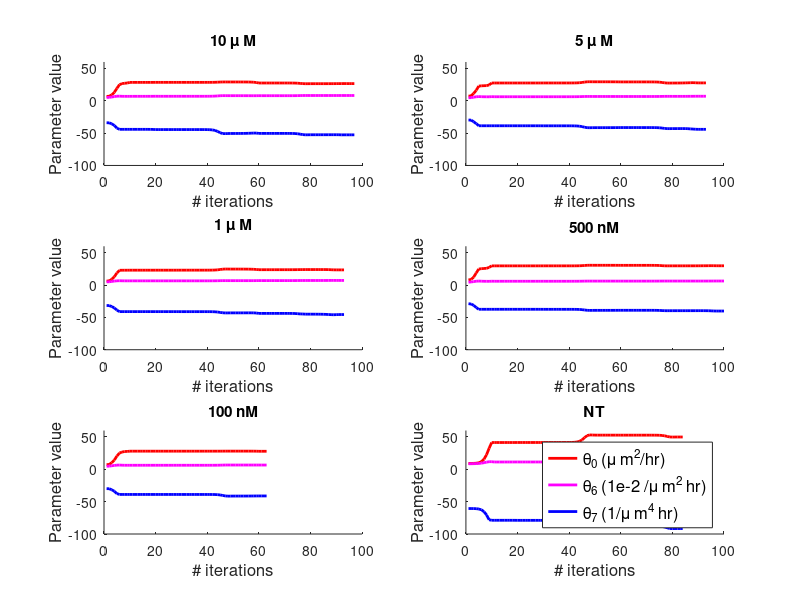

Reproduce this figure in MATLAB.
test_0 = [
 6.78552157   0.05199076 -33.96179327;...
 7.00147097   0.05297503 -34.10640609;...
 9.15973833   0.05855241 -35.55189179;...
13.0792433    0.06490637 -38.17711412;...
19.27317997   0.07124069 -42.32587323;...
24.92712376   0.07137127 -44.13380478;...
26.52938851   0.06932759 -44.13380478;...
27.13197811   0.06880778 -44.13380478;...
27.44217585   0.06874255 -44.13380478;...
28.45717836   0.06881936 -44.13380478;...
28.45719029   0.06917747 -44.13383043;...
28.45719073   0.06918753 -44.13383189;...
28.45719993   0.06919098 -44.13389574;...
28.45726819   0.06920257 -44.1343716 ;...
28.45748866   0.06922344 -44.13591132;...
28.45810677   0.06925931 -44.14023177;...
28.45981887   0.06932501 -44.15220434;...
28.46440606   0.06944947 -44.18429041;...
28.47651284   0.06969731 -44.26898701;...
28.50761992   0.07020766 -44.48662638;...
28.50763589   0.06971379 -44.48688697;...
28.50763594   0.06971468 -44.48688739;...
28.50763612   0.06971539 -44.4868893 ;...
28.50763698   0.06971699 -44.48689882;...
28.50763935   0.06971932 -44.48692519;...
28.50764639   0.06972332 -44.48700392;...
28.5076654    0.06972981 -44.48721738;...
28.50771692   0.06974073 -44.487797  ;...
28.50785381   0.06975925 -44.48933859;...
28.5082161    0.06979158 -44.4934215 ;...
28.50821782   0.0697245  -44.49344128;...
28.50821817   0.06972514 -44.49344487;...
28.50822256   0.06972887 -44.49349115;...
28.5082341    0.06973396 -44.49361272;...
28.50826984   0.06974309 -44.49398941;...
28.50836604   0.06975806 -44.49500365;...
28.50862887   0.06978421 -44.49777501;...
28.50932715   0.0698306  -44.50513836;...
28.51117545   0.06991677 -44.52462972;...
28.51601529   0.07008405 -44.57566978;...
28.52852875   0.07042351 -44.70763702;...
28.55993017   0.07112831 -45.03880065;...
28.63325495   0.0725481  -45.81209976;...
28.77726118   0.07501227 -47.33083086;...
28.97141296   0.07792821 -49.37843669;...
29.09682664   0.07939522 -50.7012083 ;...
29.1040146    0.07914479 -50.77708759;...
29.08673931   0.07879656 -50.59491265;...
29.08185624   0.07871794 -50.54342244;...
29.08145205   0.07871316 -50.5394476 ;...
29.07966118   0.0786936  -50.52298479;...
29.07766009   0.07867421 -50.50669906;...
29.07295417   0.07863529 -50.47408666;...
29.06424023   0.07857786 -50.42600801;...
29.04542944   0.07848686 -50.34934685;...
29.00468784   0.07835823 -50.23858541;...
28.91209997   0.07819617 -50.0921366 ;...
28.70203297   0.07804956 -49.94228107;...
28.25444364   0.07809154 -49.91946478;...
27.49415556   0.07888368 -50.4220771 ;...
27.49414648   0.07847952 -50.42217506;...
27.49414641   0.0784804  -50.42217502;...
27.49414594   0.07848061 -50.42217591;...
27.49414229   0.07848134 -50.422183  ;...
27.49413125   0.07848252 -50.42220465;...
27.4940995    0.07848448 -50.42226723;...
27.49401223   0.07848774 -50.42243961;...
27.4937766    0.0784933  -50.42290569;...
27.49314887   0.078503   -50.42414835;...
27.49148889   0.07852054 -50.4274361 ;...
27.48712711   0.07855363 -50.43607754;...
27.47575264   0.07861915 -50.45861649;...
27.44652552   0.07875431 -50.51653752;...
27.37400354   0.07903737 -50.66026819;...
27.20899882   0.07960166 -50.98730399;...
26.90417306   0.08053218 -51.59148071;...
26.54597213   0.08149033 -52.30145482;...
26.37923212   0.0818066  -52.63194928;...
26.4019648    0.08165067 -52.58689836;...
26.42949097   0.08155782 -52.53234161;...
26.4339285    0.08154532 -52.52354655;...
26.43411233   0.08154494 -52.52319099;...
26.43523516   0.08154275 -52.52107299;...
26.43638269   0.08154062 -52.51901044;...
26.4388213    0.08153644 -52.51492533;...
26.44274443   0.08153054 -52.50906513;...
26.4498962    0.08152193 -52.5001683 ;...
26.4625407    0.08151193 -52.48866772;...
26.48513184   0.08150561 -52.4775316 ;...
26.52272234   0.08151666 -52.47733791;...
26.57081126   0.0815692  -52.50984422;...
26.54088191   0.08187015 -52.70269324;...
26.65608453   0.08171804 -52.64222139;...
26.5850679    0.08173392 -52.64358504;...
26.57378573   0.08174458 -52.65310011;...
26.57037125   0.08174933 -52.65793718;...
26.5704794    0.08174934 -52.65800077;...
];

test_1 =[
 7.23244591   0.04727353 -29.73717611;...
 7.48802936   0.04814565 -29.89507514;...
11.44952992   0.05621359 -32.34268593;...
16.32127412   0.0620269  -35.35284341;...
22.75305944   0.0651355  -38.64216718;...
23.10864425   0.06293267 -38.64216718;...
23.32927526   0.06188836 -38.64216718;...
23.40471959   0.06179614 -38.64216718;...
24.48273966   0.06116689 -38.64216718;...
27.50487577   0.06407524 -38.64216718;...
27.50521696   0.06238618 -38.64425019;...
27.5052171    0.06238841 -38.6442491 ;...
27.50521789   0.062389   -38.64425091;...
27.50522571   0.06239176 -38.64427098;...
27.50524454   0.06239516 -38.64432144;...
27.5053051    0.06240147 -38.64448685;...
27.50546582   0.06241151 -38.64493032;...
27.50590729   0.06242875 -38.64615529;...
27.50707793   0.06245834 -38.64941434;...
27.5101812    0.06251119 -38.65807088;...
27.51019887   0.06240932 -38.65810266;...
27.51020107   0.06241015 -38.65810591;...
27.51022062   0.06241335 -38.65813509;...
27.5102789    0.06241829 -38.65822229;...
27.51045058   0.06242664 -38.65847948;...
27.51092209   0.06244048 -38.65918631;...
27.51220113   0.06246406 -38.66110443;...
27.5156082    0.06250507 -38.66621495;...
27.52460632   0.06257887 -38.67971374;...
27.54809814   0.06271658 -38.71495851;...
27.54813581   0.06249411 -38.71504269;...
27.5481362    0.06249447 -38.71504328;...
27.54814085   0.06249623 -38.71505043;...
27.54815239   0.06249837 -38.71506843;...
27.54819038   0.06250233 -38.71512801;...
27.54829198   0.06250855 -38.71528789;...
27.54857279   0.06251905 -38.71573047;...
27.54931979   0.06253662 -38.71690897;...
27.5513056    0.06256689 -38.7200437 ;...
27.55653164   0.0626204  -38.72829622;...
27.57020704   0.06271851 -38.74989593;...
27.60555778   0.06290514 -38.80573816;...
27.69456771   0.06326885 -38.94635503;...
27.90462319   0.06396301 -39.27821513;...
28.328875     0.06512654 -39.94850059;...
28.93788473   0.06649178 -40.91071265;...
29.37703714   0.06714898 -41.60452226;...
29.42364422   0.06696816 -41.67814881;...
29.36688914   0.0667668  -41.58847948;...
29.34821802   0.06671979 -41.55898164;...
29.34673298   0.06671722 -41.55664961;...
29.34526031   0.06671476 -41.55435298;...
29.34367495   0.06671215 -41.55191235;...
29.34054423   0.06670704 -41.54718509;...
29.33565079   0.06669927 -41.54002713;...
29.32727738   0.06668665 -41.52838873;...
29.3133829    0.06666781 -41.51064763;...
29.28964298   0.06664093 -41.48431428;...
29.24776801   0.06660528 -41.44745709;...
29.17067001   0.06656593 -41.40196796;...
29.17066362   0.06648457 -41.40197763;...
29.17066342   0.06648471 -41.40197781;...
29.17066153   0.0664853  -41.40197957;...
29.17065674   0.06648604 -41.40198403;...
29.17064135   0.06648738 -41.40199843;...
29.17060008   0.06648948 -41.40203712;...
29.1704865    0.06649299 -41.4021437 ;...
29.17018438   0.0664988  -41.40242735;...
29.16938164   0.06650863 -41.40318128;...
29.16726679   0.06652558 -41.40516794;...
29.1617142    0.06655572 -41.4103846 ;...
29.14722501   0.06661132 -41.42399821;...
29.10982898   0.06671786 -41.45913598;...
29.0158523    0.06692699 -41.54744012;...
28.79512214   0.06732765 -41.75485048;...
28.35670453   0.0679926  -42.16681722;...
27.7633463    0.06872725 -42.72438175;...
27.39755172   0.06900584 -43.06811249;...
27.39693935   0.06885556 -43.06869132;...
27.45151072   0.06875423 -43.01741309;...
27.46201829   0.06874011 -43.00753993;...
27.47473684   0.06873317 -42.99778521;...
27.50913788   0.06872605 -42.97922729;...
27.57082286   0.06874093 -42.96631506;...
27.66271109   0.06882871 -42.99553379;...
27.78249468   0.06909617 -43.14677398;...
27.86825815   0.06961516 -43.49811671;...
28.03110122   0.0697739  -43.71763685;...
27.80208639   0.07023158 -44.00421813;...
27.66455953   0.07039151 -44.12843574;...
27.6443503    0.070373   -44.12474152;...
27.6459577    0.07037334 -44.12701254;...
27.64625487   0.07037299 -44.12684297;...
];

test_2=[
 6.18200633   0.04942974 -31.60553018;...
 6.39466712   0.05030048 -31.72770473;...
 8.93217397   0.05613752 -33.18568877;...
12.87408834   0.06141758 -35.45075441;...
18.62523665   0.06561771 -38.75556386;...
22.87344627   0.06671698 -41.07370884;...
22.91870419   0.06548616 -41.07370884;...
22.93920985   0.06495822 -41.07370884;...
22.94569613   0.06493215 -41.07370884;...
22.99280282   0.06484393 -41.07370884;...
22.99282783   0.06497507 -41.07372726;...
22.9928291    0.06497868 -41.07372838;...
22.99283252   0.06497962 -41.07373191;...
22.99285694   0.06498275 -41.07375741;...
22.99293116   0.06498786 -41.07383519;...
22.99314172   0.06499628 -41.07405619;...
22.99371958   0.06501025 -41.07466324;...
22.99527414   0.0650338  -41.07629718;...
22.99940593   0.0650743  -41.08064129;...
23.01028082   0.06514581 -41.09207712;...
23.01030798   0.06500521 -41.09211584;...
23.0103107    0.06500643 -41.09211879;...
23.01032255   0.06500836 -41.09213185;...
23.01037822   0.06501318 -41.0921934 ;...
23.01051976   0.06502005 -41.09235021;...
23.01093383   0.06503209 -41.09280948;...
23.01203315   0.06505186 -41.09402954;...
23.01499001   0.06508596 -41.0973123 ;...
23.02277794   0.06514557 -41.10596045;...
23.0431518    0.06525345 -41.12858764;...
23.04318842   0.06505907 -41.12864578;...
23.04318893   0.06505941 -41.12864634;...
23.0431961    0.06506145 -41.12865436;...
23.04321322   0.06506385 -41.12867373;...
23.04327018   0.06506835 -41.12873847;...
23.04342152   0.06507536 -41.12891089;...
23.04384013   0.06508723 -41.12938845;...
23.04495201   0.06510701 -41.13065789;...
23.04790599   0.06514096 -41.13403202;...
23.05566642   0.06520053 -41.14289871;...
23.07589654   0.06530846 -41.16601664;...
23.12768259   0.06550934 -41.22520117;...
23.25488327   0.06588441 -41.37058402;...
23.53733727   0.06653882 -41.69342598;...
24.034321     0.06744459 -42.26149057;...
24.57369744   0.06813651 -42.87800394;...
24.78520898   0.06815243 -43.11976818;...
24.74285169   0.06793394 -43.07135665;...
24.70532526   0.06785076 -43.02846474;...
24.69932354   0.06784167 -43.02160637;...
24.69781302   0.06784063 -43.01994974;...
24.69265786   0.06783764 -43.01458965;...
24.68468639   0.06783374 -43.00700188;...
24.67066146   0.06782871 -42.99546431;...
24.64657864   0.06782487 -42.98016952;...
24.60373273   0.06783058 -42.96416028;...
24.52632857   0.06787154 -42.96196797;...
24.38391606   0.06801476 -43.01780603;...
24.12750047   0.06840316 -43.2386951 ;...
23.73873058   0.06925804 -43.80986761;...
23.73873774   0.06889901 -43.80994963;...
23.73873776   0.06889967 -43.80994968;...
23.738738     0.06889998 -43.80995081;...
23.7387389    0.06890045 -43.80995525;...
23.73874318   0.06890167 -43.80997648;...
23.73875384   0.0689034  -43.81002948;...
23.73878494   0.06890647 -43.81018448;...
23.73886714   0.06891155 -43.81059442;...
23.73908805   0.06892045 -43.81169675;...
23.73967007   0.06893637 -43.81460202;...
23.7411988    0.06896615 -43.82223453;...
23.7451651    0.06902418 -43.84203957;...
23.75523516   0.06914098 -43.89232661;...
23.77945543   0.06937437 -44.01328167;...
23.83054173   0.06979639 -44.26841305;...
23.91029737   0.07036257 -44.66673298;...
23.9223774    0.07019442 -44.72687847;...
23.97676305   0.07059188 -44.99849922;...
23.97759555   0.07059778 -45.00273301;...
23.97817247   0.07060219 -45.0058988 ;...
23.98031978   0.07062033 -45.01891522;...
23.98254656   0.07064328 -45.03540727;...
23.98537773   0.07068632 -45.06635654;...
23.98670116   0.07075632 -45.11677675;...
23.9808967    0.07087723 -45.20406038;...
23.95246296   0.07107565 -45.34775383;...
23.86913548   0.07136632 -45.55926986;...
23.70553437   0.07178432 -45.7907642 ;...
23.51876174   0.07183666 -45.91317485;...
23.48095789   0.07160215 -45.74675898;...
23.45831264   0.07139105 -45.58718884;...
23.45316243   0.07140096 -45.59392083;...
23.45345031   0.07140051 -45.59360847;...
];

test_3=[
 7.85655387   0.04459925 -28.82279394;...
 8.76638648   0.04758956 -29.32456584;...
12.23678348   0.053301   -31.23871025;...
18.82520079   0.05948102 -34.87282488;...
24.83685666   0.0620574  -37.45494562;...
25.31246853   0.0596765  -37.45494562;...
25.68792755   0.05833237 -37.45494562;...
25.83454668   0.0582163  -37.45494562;...
27.46228655   0.0577253  -37.45494562;...
29.66888671   0.05965056 -37.45494562;...
29.66895485   0.05886001 -37.45532788;...
29.66895498   0.05886109 -37.45532779;...
29.66895527   0.05886128 -37.4553283 ;...
29.66895912   0.05886254 -37.45533554;...
29.66896782   0.058864   -37.45535233;...
29.66899632   0.05886677 -37.45540793;...
29.66907108   0.05887109 -37.45555474;...
29.66927675   0.05887846 -37.45596001;...
29.66982096   0.05889088 -37.4570346 ;...
29.67126399   0.05891251 -37.45988752;...
29.67126722   0.05886747 -37.4598939 ;...
29.67126825   0.05886782 -37.45989565;...
29.67128279   0.05887007 -37.45992047;...
29.67131976   0.05887303 -37.45998359;...
29.67143536   0.05887839 -37.46018105;...
29.67174476   0.05888708 -37.46070966;...
29.67259063   0.05890211 -37.46215498;...
29.67483341   0.05892833 -37.46598745;...
29.68075543   0.05897594 -37.47610743;...
29.6961598    0.05906541 -37.5024322 ;...
29.69616954   0.05892646 -37.50245752;...
29.69616972   0.05892667 -37.50245784;...
29.69617138   0.05892745 -37.50246073;...
29.69617564   0.05892845 -37.50246824;...
29.69618931   0.05893026 -37.50249241;...
29.69622608   0.05893311 -37.50255752;...
29.69632727   0.05893789 -37.5027369 ;...
29.69659658   0.05894584 -37.50321458;...
29.69731207   0.0589594  -37.50448408;...
29.69919606   0.05898306 -37.50782757;...
29.70413355   0.05902575 -37.51659117;...
29.7169548    0.05910566 -37.53934947;...
29.74962347   0.05925995 -37.59734062;...
29.82907002   0.05955797 -37.73837275;...
30.0013104    0.06008869 -38.04413691;...
30.28780162   0.06081566 -38.55272861;...
30.56399888   0.06132185 -39.04302031;...
30.63717826   0.06130614 -39.17291643;...
30.60851999   0.061175   -39.12203956;...
30.59465794   0.06113525 -39.09743198;...
30.59324547   0.06113233 -39.09492686;...
30.5930834    0.06113205 -39.0946422 ;...
30.59202498   0.06113027 -39.0928024 ;...
30.59088241   0.06112839 -39.09085515;...
30.58861452   0.06112475 -39.08710301;...
30.58507051   0.06111936 -39.08151957;...
30.5789492    0.06111088 -39.0726062 ;...
30.56856123   0.06109863 -39.05931303;...
30.55014486   0.06108198 -39.04022999;...
30.51623781   0.06106234 -39.01547437;...
30.51623609   0.06102069 -39.01547653;...
30.51623596   0.06102076 -39.01547663;...
30.51623432   0.06102116 -39.01547792;...
30.51623047   0.06102163 -39.01548097;...
30.51621779   0.0610225  -39.01549102;...
30.51618425   0.06102387 -39.01551762;...
30.51609173   0.06102616 -39.01559101;...
30.51584627   0.06102994 -39.01578578;...
30.51519428   0.06103632 -39.0163032 ;...
30.51347878   0.06104727 -39.01766473;...
30.50898355   0.06106662 -39.0212326 ;...
30.49731115   0.0611019  -39.03049727;...
30.4675572    0.06116795 -39.05411418;...
30.3951233    0.06129132 -39.11160852;...
30.23788289   0.06150318 -39.23641896;...
29.97741191   0.06177856 -39.44317051;...
29.73290276   0.06194282 -39.63725412;...
29.67499956   0.06190622 -39.68321749;...
29.70327963   0.0618482  -39.66077058;...
29.71425256   0.06183489 -39.6520609 ;...
29.71517636   0.06183417 -39.65132851;...
29.71540279   0.06183402 -39.65114989;...
29.71615338   0.0618335  -39.6505613 ;...
29.7170733    0.06183287 -39.64984769;...
29.71876357   0.06183174 -39.64855844;...
29.72140233   0.06183002 -39.64660171;...
29.72575913   0.06182739 -39.64351973;...
29.73277391   0.0618237  -39.6389452 ;...
29.74421969   0.06181898 -39.63248287;...
29.76304192   0.06181423 -39.62438357;...
29.79164559   0.06181819 -39.61925298;...
29.84283361   0.06183207 -39.62221841;...
29.83383051   0.06192374 -39.66382671;...
29.89149021   0.06197796 -39.70565568;...
29.94417885   0.06219529 -39.88148748;...
29.90307143   0.06242758 -40.07389271;...
29.82950286   0.06253944 -40.16899028;...
29.80127871   0.06254461 -40.17451669;...
29.79839418   0.06253882 -40.16989443;...
29.79842232   0.06253855 -40.16966888;...
];

test_4=[
 7.27431229   0.04796092 -29.88499966;...
 7.48251522   0.04878996 -30.00427461;...
10.1888602    0.05490651 -31.55486697;...
14.32880012   0.06039294 -33.9269881 ;...
20.53395632   0.06499519 -37.48259277;...
25.26926797   0.06606757 -38.8368879 ;...
26.71653536   0.06392905 -38.8368879 ;...
27.55846427   0.06287239 -38.8368879 ;...
27.68975333   0.06285688 -38.8368879 ;...
28.07292342   0.06292065 -38.8368879 ;...
28.07292356   0.06297091 -38.83689227;...
28.07292357   0.06297228 -38.83689271;...
28.07292363   0.06297265 -38.83689452;...
28.07292406   0.06297382 -38.83690694;...
28.07292538   0.06297579 -38.83694611;...
28.07292911   0.062979   -38.83705641;...
28.07293942   0.06298441 -38.83736106;...
28.07296716   0.06299359 -38.83818061;...
28.07304107   0.06300967 -38.84036436;...
28.07323627   0.06303877 -38.84613146;...
28.07323651   0.06298522 -38.8461389 ;...
28.07323656   0.06298567 -38.84614045;...
28.07323679   0.06298646 -38.84614752;...
28.07323777   0.0629883  -38.84617847;...
28.0732403    0.06299099 -38.84625823;...
28.07324762   0.06299569 -38.84648932;...
28.0732671    0.0630035  -38.84710397;...
28.07331946   0.06301715 -38.84875558;...
28.07345766   0.06304151 -38.85311546;...
28.07382124   0.06308703 -38.86458526;...
28.07382158   0.06301134 -38.86459654;...
28.07382159   0.06301147 -38.86459684;...
28.0738217    0.06301227 -38.86460107;...
28.07382198   0.06301321 -38.86461102;...
28.07382288   0.06301498 -38.86464398;...
28.07382526   0.06301774 -38.86473125;...
28.07383186   0.06302245 -38.86497236;...
28.07384937   0.06303036 -38.8656123 ;...
28.07389591   0.06304412 -38.86731306;...
28.07401841   0.06306877 -38.87178986;...
28.07433963   0.06311482 -38.88352891;...
28.075175     0.06320478 -38.91405642;...
28.07731232   0.0633874  -38.9921623 ;...
28.08256477   0.06376142 -39.18410586;...
28.09424184   0.06448002 -39.61082876;...
28.11474958   0.06558648 -40.36026146;...
28.13668188   0.066585   -41.16188978;...
28.1449585    0.06679539 -41.46449631;...
28.14302385   0.06659993 -41.39384602;...
28.14157232   0.06651334 -41.34081019;...
28.14136545   0.06650329 -41.3332736 ;...
28.14129722   0.06650152 -41.3314984 ;...
28.14103124   0.06649665 -41.32649576;...
28.14041805   0.06648888 -41.31852614;...
28.13893654   0.06647652 -41.3058004 ;...
28.13528059   0.06645741 -41.2859671 ;...
28.12613658   0.06642969 -41.25642494;...
28.10333071   0.06639465 -41.21650643;...
28.04805237   0.06636387 -41.17378699;...
27.92538332   0.06637188 -41.1581665 ;...
27.92537912   0.06624468 -41.15817582;...
27.92537902   0.06624491 -41.15817584;...
27.92537886   0.06624496 -41.1581759 ;...
];

test_5=[
 9.15462175   0.08605392 -60.61465341;...
 9.16146969   0.08621178 -60.61971563;...
 9.24571474   0.08712064 -60.68207038;...
 9.4689689    0.08845962 -60.84739486;...
10.13663634   0.09100008 -61.34192764;...
11.80469413   0.09529908 -62.57759187;...
15.59696496   0.1021782  -65.3870506 ;...
22.62052897   0.11111253 -70.59066412;...
32.66173169   0.11779339 -78.03031255;...
41.46917628   0.11779339 -78.77986458;...
41.47041998   0.11346851 -78.78596958;...
41.47041872   0.11347967 -78.78595758;...
41.47042866   0.11348367 -78.78597338;...
41.4704697    0.11348978 -78.78604748;...
41.47066667   0.11350557 -78.78641477;...
41.47116207   0.11352817 -78.78735314;...
41.47261413   0.11356863 -78.79012565;...
41.47646149   0.11363681 -78.79750505;...
41.48681178   0.11375896 -78.81740978;...
41.51407428   0.11398385 -78.86992138;...
41.51418315   0.11359858 -78.87004599;...
41.51418439   0.11359994 -78.87004687;...
41.51419177   0.11360268 -78.87005263;...
41.51421496   0.11360679 -78.87007114;...
41.5142862    0.1136137  -78.87012855;...
41.51448456   0.11362483 -78.87028915;...
41.51502877   0.11364319 -78.87073089;...
41.5164876   0.1136735 -78.8719168;...
41.52036742   0.1137243  -78.87507356;...
41.53061006   0.11381096 -78.88341177;...
41.53066432   0.11361843 -78.88346364;...
41.53066573   0.11361912 -78.88346471;...
41.53069037   0.11362441 -78.8834839 ;...
41.5307477    0.11363041 -78.88352885;...
41.53094093   0.11364183 -78.88368077;...
41.53145204   0.11365955 -78.88408318;...
41.53286857   0.11368948 -78.88519937;...
41.53662948   0.11373916 -78.88816426;...
41.54663012   0.11382404 -78.89605043;...
41.57294168   0.11397209 -78.9168024 ;...
41.64181309   0.11423911 -78.97112705;...
41.81996855   0.11473704 -79.11166205;...
42.26951432   0.11568752 -79.46629255;...
43.33791641   0.11747233 -80.30913719;...
45.55403596   0.12047998 -82.05742574;...
49.04799952   0.12431516 -84.81383065;...
52.28287198   0.12668558 -87.3653085 ;...
53.19221953   0.12682396 -88.08241263;...
53.0497416    0.12648531 -87.96997429;...
52.90748876   0.12629451 -87.8577516 ;...
52.87709949   0.12626395 -87.83378108;...
52.87562586   0.12626337 -87.83262272;...
52.87512644   0.12626321 -87.83223186;...
52.8745395    0.12626302 -87.83177598;...
52.87343987   0.12626268 -87.83093171;...
52.87172694   0.12626215 -87.82964153;...
52.86890314   0.12626139 -87.82758176;...
52.86433036   0.12626038 -87.8244184 ;...
52.8567515    0.12625921 -87.81961793;...
52.84379822   0.12625816 -87.81250104;...
52.84379779   0.126235   -87.81250172;...
52.84379769   0.12623509 -87.81250186;...
52.84379687   0.12623541 -87.81250295;...
52.84379473   0.12623584 -87.81250578;...
52.84378796   0.12623659 -87.81251474;...
52.84376976   0.12623778 -87.81253884;...
52.84371978   0.12623978 -87.81260503;...
52.84358679   0.12624309 -87.81278115;...
52.84323352   0.1262487  -87.81324902;...
52.84230226   0.12625843 -87.81448239;...
52.83985333   0.1262759  -87.81772584;...
52.83343421   0.12630861 -87.82622763;...
52.81666929   0.12637299 -87.84843198;...
52.77321503   0.126506   -87.90598529;...
52.66266829   0.12679033 -88.05240003;...
52.3945237    0.12739536 -88.40754725;...
51.81749914   0.12857114 -89.17179477;...
50.88169602   0.13030892 -90.41123186;...
50.03435225   0.13163908 -91.53350155;...
49.88593077   0.13171588 -91.73007685;...
49.96713484   0.13152424 -91.62252464;...
49.99236076   0.13147543 -91.5891139 ;...
49.99402352   0.13147269 -91.58691195;...
49.99405352   0.13147266 -91.58687233;...
];

i0 = (1:size(test_0))';
i1 = (1:size(test_1))';
i2 = (1:size(test_2))';
i3 = (1:size(test_3))';
i4 = (1:size(test_4))';
i5 = (1:size(test_5))';

title_names = {'10 \mu M', '5 \mu M', '1 \mu M', '500 nM', '100 nM', 'NT'};
subplot(3,2,1)
hold on
plot(i0, test_0(:,1),'LineWidth',2,'Color','red');
plot(i0, test_0(:,2)*100,'LineWidth',2,'Color','magenta');
plot(i0, test_0(:,3),'LineWidth',2,'Color','blue');
% legend({'\theta_0 (\mu m^2/hr)','\theta_6 (1e-2 /\mu m^2 hr)','\theta_7 (1/\mu m^4 hr)'},'FontSize',14)
xlabel('# iterations','FontSize',12)
ylabel('Parameter value','FontSize',12)
xlim([0,100])
ylim([-100,60])
title(title_names{1});


subplot(3,2,2)
hold on
plot(i1, test_1(:,1),'LineWidth',2,'Color','red');
plot(i1, test_1(:,2)*100,'LineWidth',2,'Color','magenta');
plot(i1, test_1(:,3),'LineWidth',2,'Color','blue');
% legend({'\theta_0 (\mu m^2/hr)','\theta_6 (1e-2 /\mu m^2 hr)','\theta_7 (1/\mu m^4 hr)'},'FontSize',14)
xlabel('# iterations','FontSize',12)
ylabel('Parameter value','FontSize',12)
xlim([0,100])
ylim([-100,60])
title(title_names{2});

subplot(3,2,3)
hold on
plot(i2, test_2(:,1),'LineWidth',2,'Color','red');
plot(i2, test_2(:,2)*100,'LineWidth',2,'Color','magenta');
plot(i2, test_2(:,3),'LineWidth',2,'Color','blue');
% legend({'\theta_0 (\mu m^2/hr)','\theta_6 (1e-2 /\mu m^2 hr)','\theta_7 (1/\mu m^4 hr)'},'FontSize',14)
xlabel('# iterations','FontSize',12)
ylabel('Parameter value','FontSize',12)
xlim([0,100])
ylim([-100,60])
title(title_names{3});

subplot(3,2,4)
hold on
plot(i3, test_3(:,1),'LineWidth',2,'Color','red');
plot(i3, test_3(:,2)*100,'LineWidth',2,'Color','magenta');
plot(i3, test_3(:,3),'LineWidth',2,'Color','blue');
% legend({'\theta_0 (\mu m^2/hr)','\theta_6 (1e-2 /\mu m^2 hr)','\theta_7 (1/\mu m^4 hr)'},'FontSize',14)
xlabel('# iterations','FontSize',12)
ylabel('Parameter value','FontSize',12)
xlim([0,100])
ylim([-100,60])
title(title_names{4});

subplot(3,2,5)
hold on
plot(i4, test_4(:,1),'LineWidth',2,'Color','red');
plot(i4, test_4(:,2)*100,'LineWidth',2,'Color','magenta');
plot(i4, test_4(:,3),'LineWidth',2,'Color','blue');
% legend({'\theta_0 (\mu m^2/hr)','\theta_6 (1e-2 /\mu m^2 hr)','\theta_7 (1/\mu m^4 hr)'},'FontSize',14)
xlabel('# iterations','FontSize',12)
ylabel('Parameter value','FontSize',12)
xlim([0,100])
ylim([-100,60])
title(title_names{5});

subplot(3,2,6)
hold on
plot(i5, test_5(:,1),'LineWidth',2,'Color','red');
plot(i5, test_5(:,2)*100,'LineWidth',2,'Color','magenta');
plot(i5, test_5(:,3),'LineWidth',2,'Color','blue');
legend({'\theta_0 (\mu m^2/hr)','\theta_6 (1e-2 /\mu m^2 hr)','\theta_7 (1/\mu m^4 hr)'},'FontSize',12)
xlabel('# iterations','FontSize',12)
ylabel('Parameter value','FontSize',12)
xlim([0,100])
ylim([-100,60])
title(title_names{6});


% plot(i1, test_1(:,1));
% plot(i2, test_2(:,1));
% plot(i3, test_3(:,1));
% plot(i4, test_4(:,1));
% plot(i5, test_5(:,1));
